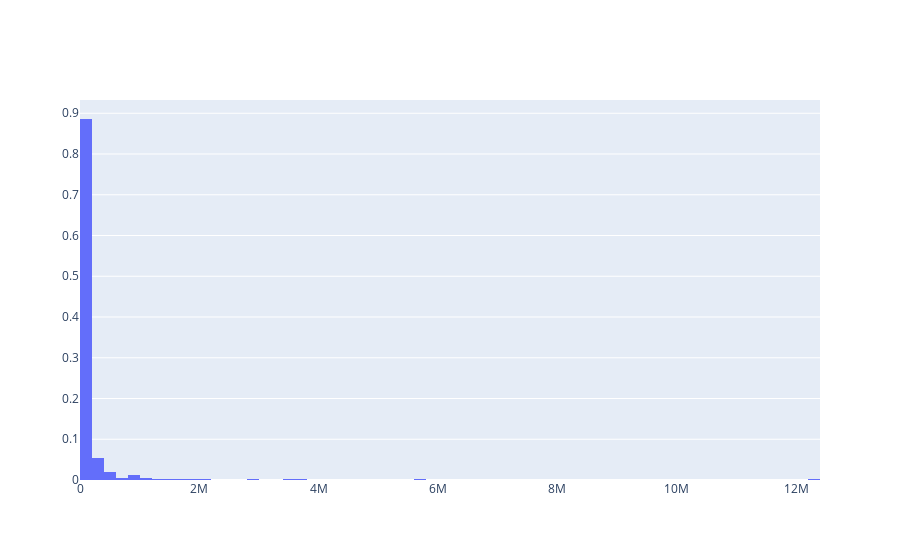

Notebook code for this chart:
### Code cell
import plotly.graph_objects as go

fig = go.Figure(data=[go.Histogram(x=costs, histnorm='probability',nbinsx=75)])
fig

### Figure 1 — Plotly figure (JSON) as saved in the notebook; plotly's stock layout.template omitted (floating-point values rounded to 4 significant figures; data arrays with more than 128 entries replaced by an {"elided": "..."} marker saying what was removed)
{"data": [{"histnorm": "probability", "nbinsx": 75, "type": "histogram", "x": {"elided": "675 int values"}}], "layout": {}}
